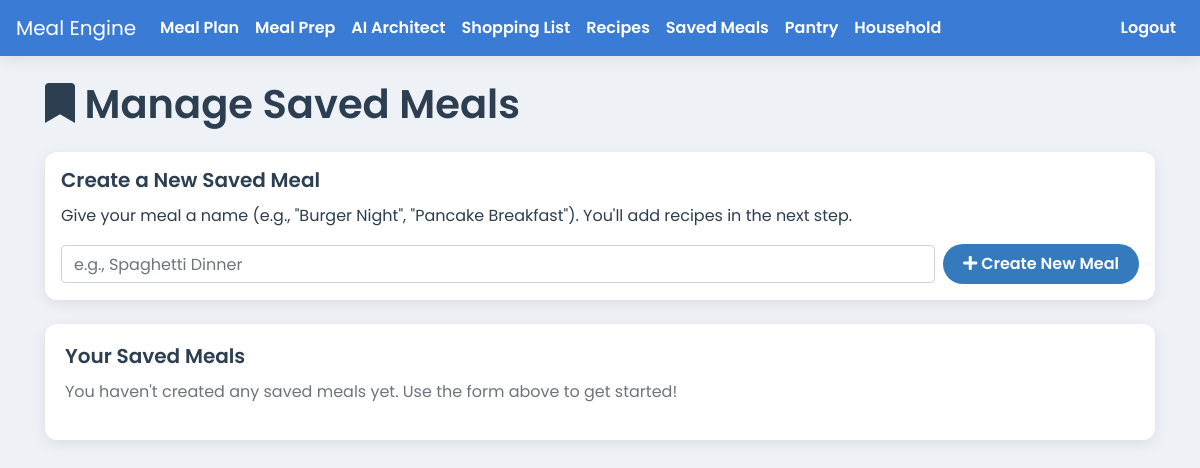
/saved-meals (signed in), run on an earlier commit of the app's database.
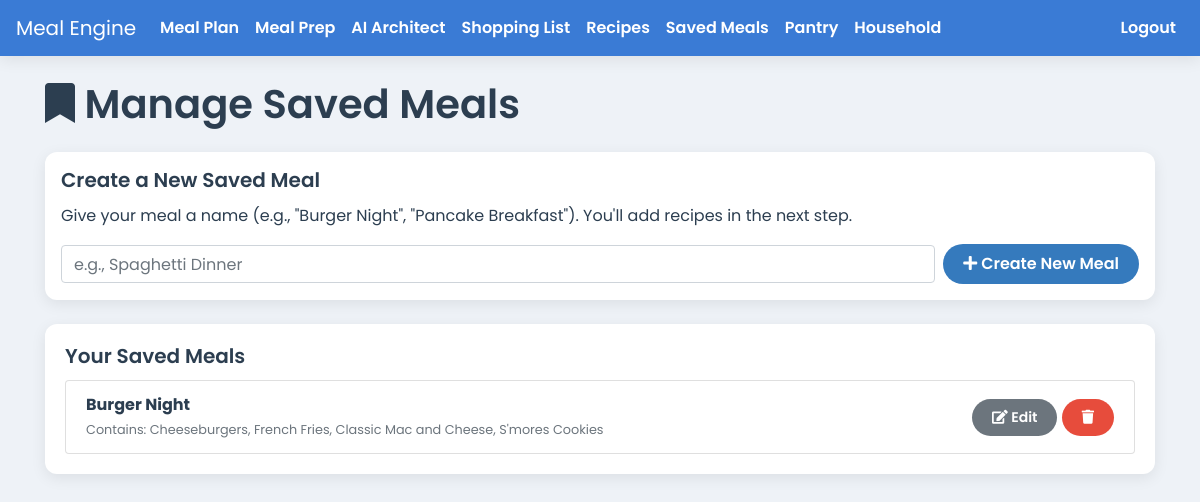
And on a later commit of the database.
### app.py (models this page shows)
class SavedMeal(db.Model):
    id = db.Column(db.Integer, primary_key=True)
    name = db.Column(db.String(100), nullable=False)
    household_id = db.Column(db.Integer, db.ForeignKey('household.id'), nullable=False)
    recipes = db.relationship('Recipe', secondary='saved_meal_recipe_link')

### app.py (the view, shortened to what this page needs)
@app.route('/saved-meals', methods=['GET', 'POST'])
@login_required
def saved_meals():
    all_saved_meals = SavedMeal.query.filter_by(household_id=current_user.household_id).order_by(SavedMeal.name).all()
    return render_template('saved_meals.html', saved_meals=all_saved_meals)

### app.py (called while the page is built)
@login_manager.user_loader
def load_user(user_id):
    return db.session.get(User, int(user_id))

### templates/saved_meals.html
{% extends 'base.html' %}
{% block content %}
<div class="d-flex justify-content-between align-items-center mb-3">
    <h1><i class="fas fa-bookmark"></i> Manage Saved Meals</h1>
</div>
<div class="card p-3 mb-4">
    <h5 class="card-title">Create a New Saved Meal</h5>
    <p class="card-text">Give your meal a name (e.g., "Burger Night", "Pancake Breakfast"). You'll add recipes in the next step.</p>
    <form method="POST" action="{{ url_for('saved_meals') }}" class="form-inline">
        <div class="form-group flex-grow-1 mr-2">
            <input type="text" name="name" class="form-control w-100" placeholder="e.g., Spaghetti Dinner" required>
        </div>
        <button type="submit" class="btn btn-primary"><i class="fas fa-plus"></i> Create New Meal</button>
    </form>
</div>
<div class="card">
    <div class="card-body">
        <h5 class="card-title">Your Saved Meals</h5>
        {% if saved_meals %}
        <ul class="list-group">
            {% for meal in saved_meals %}
            <li class="list-group-item d-flex justify-content-between align-items-center">
                <div>
                    <strong>{{ meal.name }}</strong>
                    <br>
                    <small class="text-muted">
                        Contains: {{ meal.recipes|map(attribute='name')|join(', ') }}
                    </small>
                </div>
                <div>
                    <a href="{{ url_for('edit_saved_meal', saved_meal_id=meal.id) }}" class="btn btn-secondary btn-sm"><i class="fas fa-edit"></i> Edit</a>
                    <form action="{{ url_for('delete_saved_meal', saved_meal_id=meal.id) }}" method="POST" class="d-inline" onsubmit="return confirm('Are you sure you want to delete this saved meal?');">
                        <button type="submit" class="btn btn-danger btn-sm"><i class="fas fa-trash"></i></button>
                    </form>
                </div>
            </li>
            {% endfor %}
        </ul>
        {% else %}
        <p class="text-muted">You haven't created any saved meals yet. Use the form above to get started!</p>
        {% endif %}
    </div>
</div>
{% endblock %}

### templates/base.html (shortened to what this page needs)
<!doctype html>
<html lang="en">
  <head>
    <link rel="stylesheet" href="https://stackpath.bootstrapcdn.com/bootstrap/4.5.2/css/bootstrap.min.css">
    <link rel="stylesheet" href="https://cdnjs.cloudflare.com/ajax/libs/font-awesome/5.15.3/css/all.min.css">
    <link rel="stylesheet" href="{{ url_for('static', filename='css/style.css') }}">
    <link rel="stylesheet" href="{{ url_for('static', filename='css/print.css') }}" media="print">
  </head>
  <body>
    <nav class="navbar navbar-expand-lg navbar-dark">
      <a class="navbar-brand" href="{{ url_for('index') }}">Meal Engine</a>
      <div class="collapse navbar-collapse" id="navbarNav">
        <ul class="navbar-nav mr-auto">
          {% if current_user.is_authenticated %}
            <li class="nav-item"><a class="nav-link" href="{{ url_for('meal_plan') }}">Meal Plan</a></li>
            <li class="nav-item"><a class="nav-link" href="{{ url_for('meal_prep') }}">Meal Prep</a></li>
            <li class="nav-item"><a class="nav-link" href="{{ url_for('ai_architect') }}">AI Architect</a></li>
            <li class="nav-item"><a class="nav-link" href="{{ url_for('shopping_list') }}">Shopping List</a></li>
            <li class="nav-item"><a class="nav-link" href="{{ url_for('list_recipes') }}">Recipes</a></li>
            <li class="nav-item"><a class="nav-link" href="{{ url_for('saved_meals') }}">Saved Meals</a></li>
            <li class="nav-item"><a class="nav-link" href="{{ url_for('list_ingredients') }}">Pantry</a></li>
            <li class="nav-item"><a class="nav-link" href="{{ url_for('household_page') }}">Household</a></li>
          {% endif %}
        </ul>
        <ul class="navbar-nav">
            {% if current_user.is_authenticated %}
                <li class="nav-item"><a class="nav-link" href="{{ url_for('logout') }}">Logout</a></li>
            {% else %}
                <li class="nav-item"><a class="nav-link" href="{{ url_for('login') }}">Login</a></li>
                <li class="nav-item"><a class="nav-link btn btn-primary ml-2" href="{{ url_for('signup') }}">Sign Up</a></li>
            {% endif %}
        </ul>
      </div>
    </nav>
    <div class="container mt-4">
      {% block content %}{% endblock %}
    </div>
  </body>
</html>

### static/css/style.css (style rules this page uses)
:root { --primary-blue: #3a7bd5; --secondary-blue: #357abd; --light-bg: #eef2f7; --card-bg: #ffffff; --text-dark: #2c3e50; --text-light: #5a6a7a; --danger-red: #e74c3c; --success-green: #2ecc71; --info-cyan: #1abc9c; --snack-teal: #20c997; --shadow: 0 4px 15px rgba(0, 0, 0, 0.08); }
body { font-family: 'Poppins', sans-serif; font-weight: 400; background-color: var(--light-bg); color: var(--text-dark); }
.navbar { background-color: var(--primary-blue) !important; box-shadow: var(--shadow); }
.navbar .nav-link { color: #ffffff !important; font-weight: 600; }
.btn { border-radius: 20px; padding: 8px 20px; border: none; font-weight: 600; transition: all 0.3s ease; }
.btn-primary { background-color: var(--secondary-blue); color: white; }
.btn-danger { background-color: var(--danger-red); }
h1, h2, h3, h4, h5 { color: var(--text-dark); font-weight: 600; }
.card, .jumbotron { background-color: var(--card-bg); border: none; border-radius: 12px; box-shadow: var(--shadow); }
.card { transition: transform 0.2s ease-in-out, box-shadow 0.2s ease-in-out; }

What changed in the data, as far as the page shows it:
added SavedMeal: name "Burger Night", recipes|map "Cheeseburgers, French Fries, Classic Mac and Cheese, S'mores Cookies"
Also different on the page:
text no longer shown: "You haven't created any saved meals yet. Use the form above to get started!"
